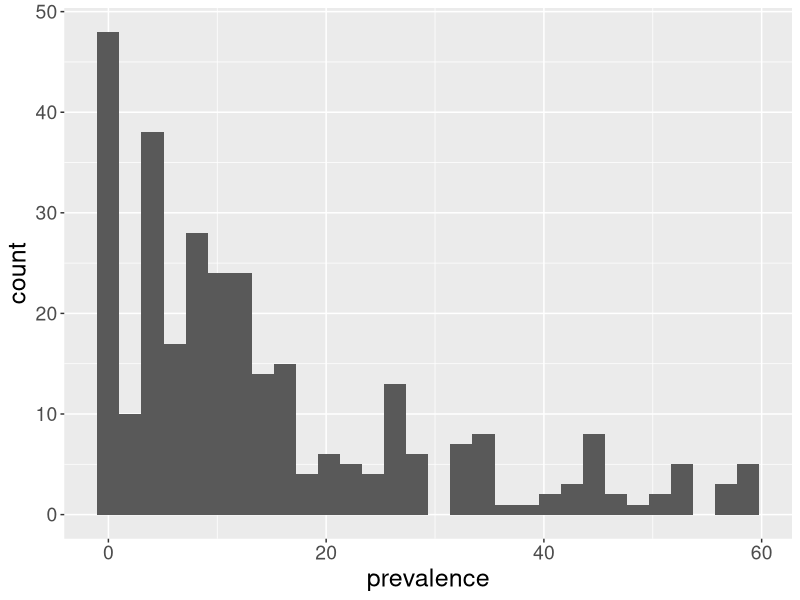
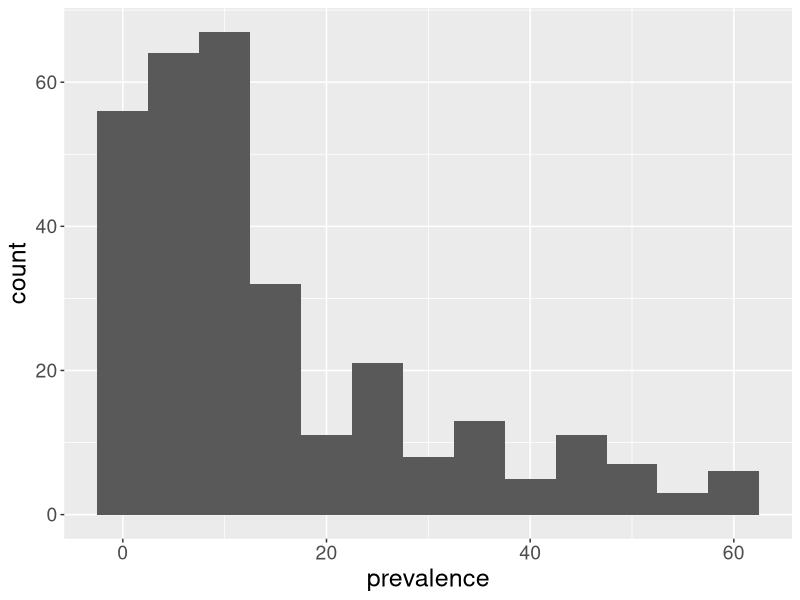
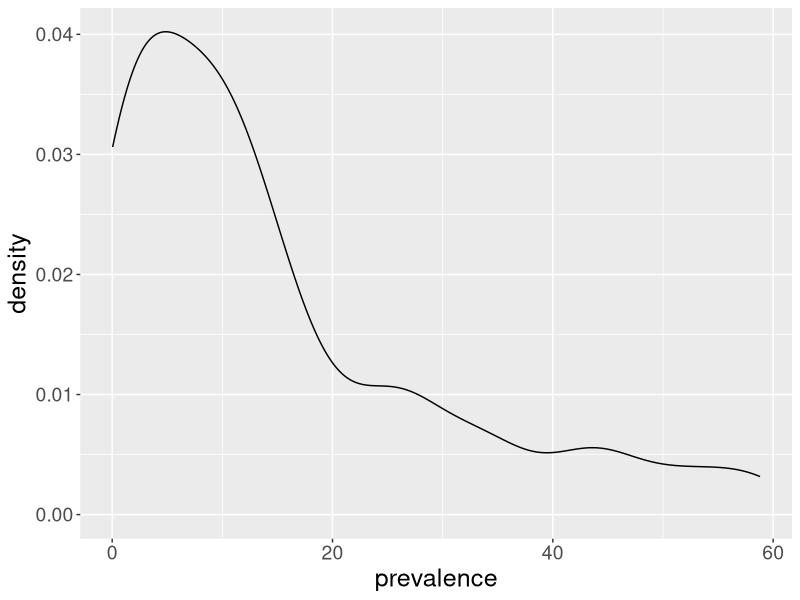
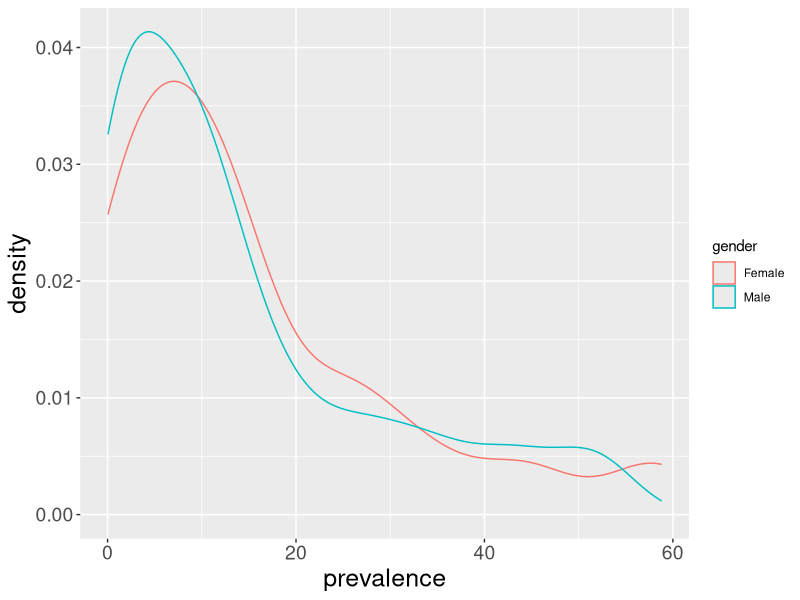
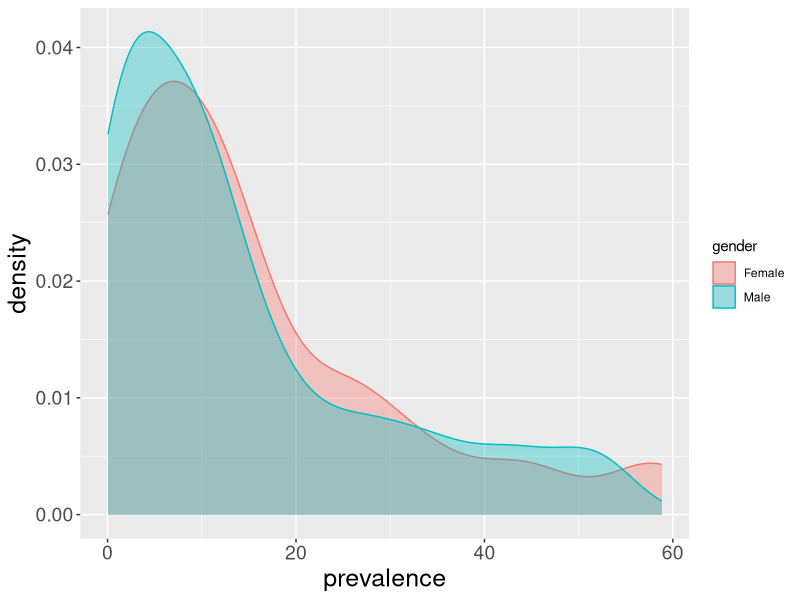
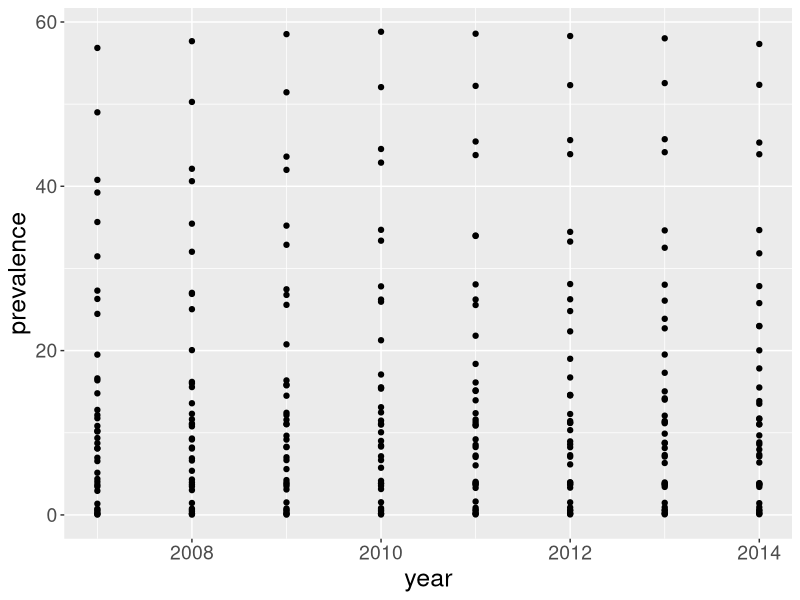
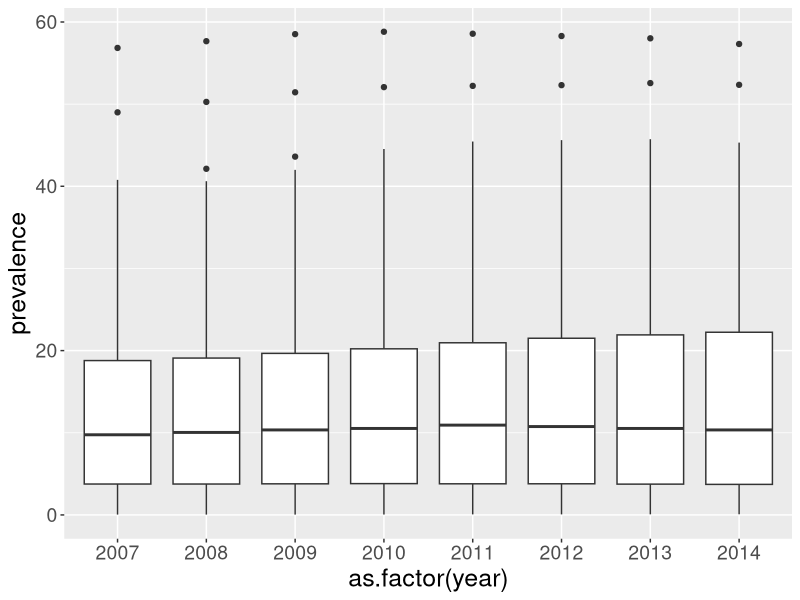
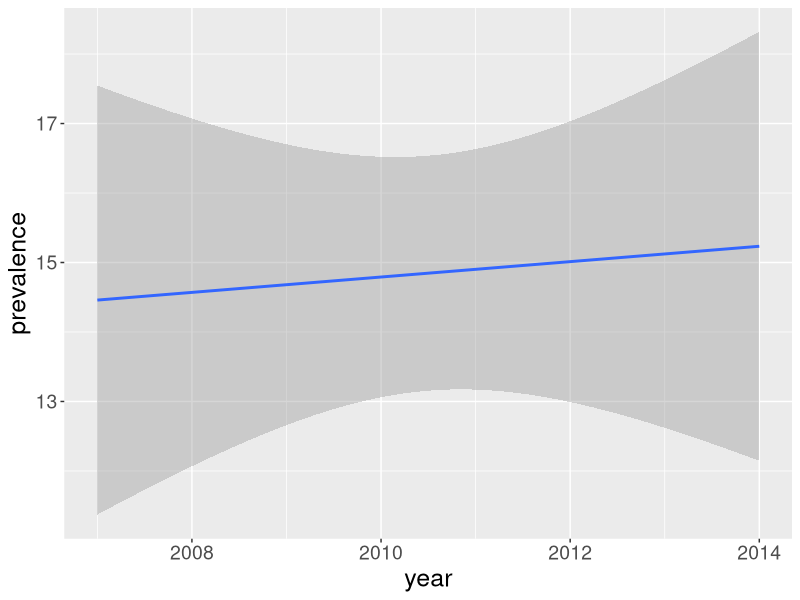

Generate these figures, in order, with R:
## ---- chunk 1
knitr::opts_chunk$set(echo = TRUE)
## ---- chunk 2
library(knitr)

ccdat <- read.csv("../chronic-conditions.csv")

trim <- function (x) gsub("^\\s+|\\s+$", "", x)
ccdat$state <- trim(ccdat$state)

alldat <- ccdat[ccdat$age=="All" & ccdat$state=="National",]

ut.diabetes <- ccdat[ccdat$state=="Utah" &
                     ccdat$age=="All" & 
                     ccdat$chronicCondition=="Diabetes",]

kable(head(ccdat))
## ---- chunk 3
library(ggplot2)
ccdat <- read.csv("../chronic-conditions.csv")

new.theme <- theme_update(axis.text = element_text(size=14),
                          axis.title=element_text(size=18))
trim <- function (x) gsub("^\\s+|\\s+$", "", x)
ccdat$state <- trim(ccdat$state)
ccdat$year <- as.numeric(ccdat$year)

alldat <- ccdat[ccdat$age=="All" & ccdat$state=="National",]

ggplot(alldat,aes(x=prevalence)) + geom_histogram()
## ---- chunk 4
ggplot(alldat,aes(x=prevalence)) + geom_histogram(binwidth=5)
## ---- chunk 5
ggplot(alldat,aes(x=prevalence)) + geom_density()
## ---- chunk 6
ggplot(alldat,aes(x=prevalence,color=gender)) + geom_density()
## ---- chunk 7
ggplot(alldat,aes(x=prevalence,color=gender,fill=gender)) + geom_density(alpha=0.35)
## ---- chunk 8
ggplot(alldat,aes(x=year,y=prevalence)) + geom_point()
## ---- chunk 9
ggplot(alldat,aes(x=as.factor(year),y=prevalence)) + geom_boxplot()
## ---- chunk 10
ggplot(alldat,aes(x=year,y=prevalence)) + geom_smooth(method=lm)
## ---- chunk 11
ggplot(alldat,aes(x=year,y=prevalence)) + geom_point() + geom_smooth(method=lm)
## ---- chunk 12
ggplot(alldat,aes(x=year,y=prevalence,color=chronicCondition)) + geom_point() + geom_line()
## ---- chunk 13
ut.diabetes <- ccdat[ccdat$state=="Utah" &
                     ccdat$age=="All" & 
                     ccdat$chronicCondition=="Diabetes",]

ggplot(ut.diabetes,aes(x=year,y=prevalence,fill=gender)) + geom_bar(stat="identity",position="dodge")
## ---- chunk 14
ggplot(ut.diabetes,aes(x=year,y=prevalence,color=gender)) + geom_line()
## ---- chunk 15
ggplot(alldat,aes(x=year,y=prevalence,color=chronicCondition)) + geom_point() + geom_line()
## ---- chunk 16
ggplot(alldat,aes(x=year,y=prevalence,color=chronicCondition)) + geom_point() + geom_line() + facet_wrap(~gender)
## ---- chunk 17
ggplot(alldat,aes(x=year,y=prevalence,color=gender)) + geom_point() + geom_line() + facet_wrap(~chronicCondition)
## ---- chunk 18
ggplot(alldat,aes(x=year,y=prevalence,color=gender)) + geom_point() + geom_line() + facet_grid(gender~chronicCondition)
